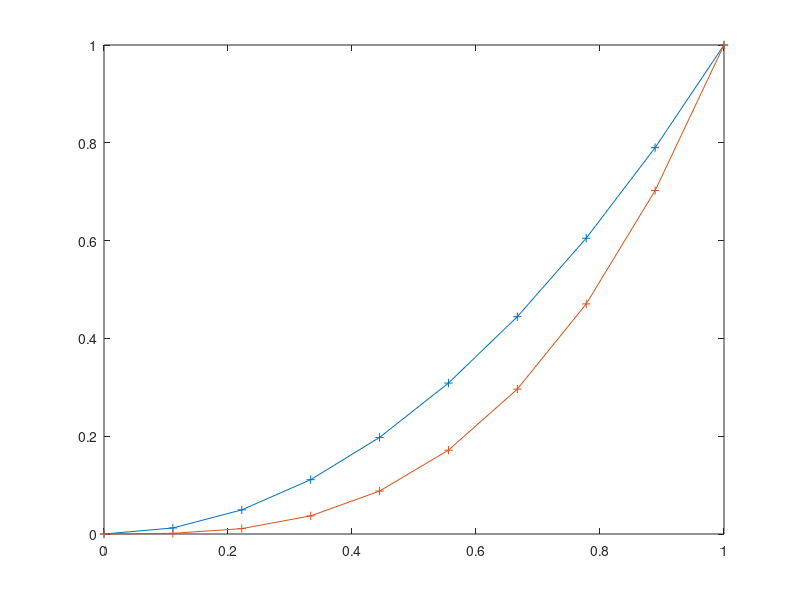
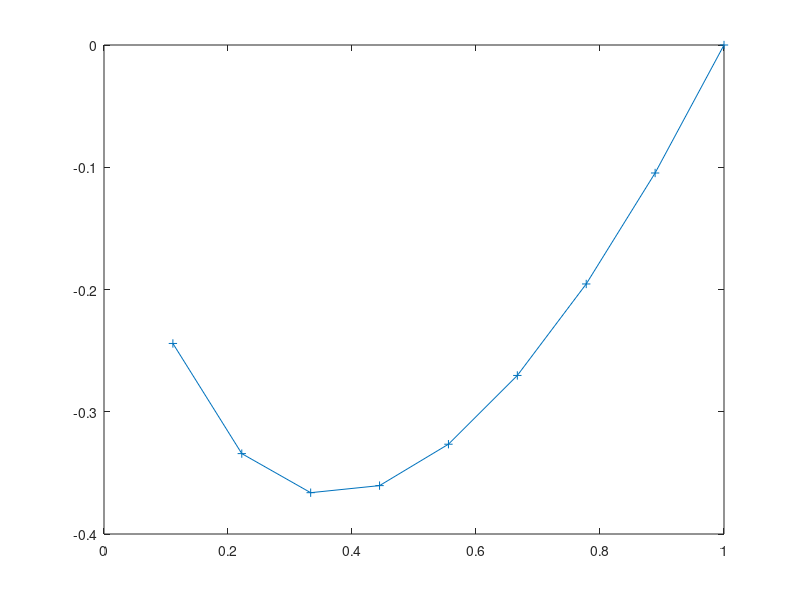

The MATLAB source for these figures, in order:
function ENIAfirstLectureExercice1()
nSteps = 10;
t = createTimeStepping(nSteps);
theta = t.*t;
plot(t,theta,'-+');
dtheta = t.*t.*t;
hold on
plot(t,dtheta,'-+');
ddtheta = log(t).*t;
figure
plot(t,ddtheta,'-+');
end

function t = createTimeStepping(nSteps)
t = linspace(0,1,nSteps);
end
